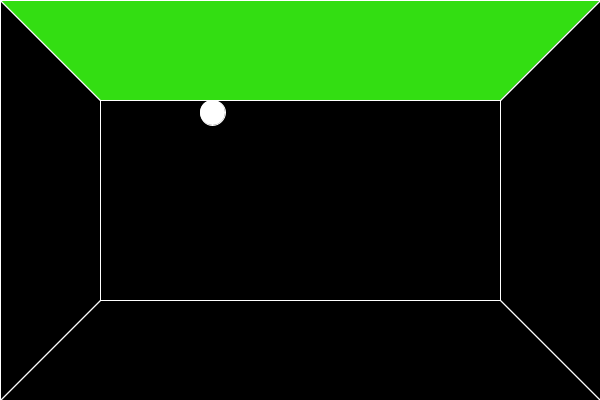
Frame 1 (no input)
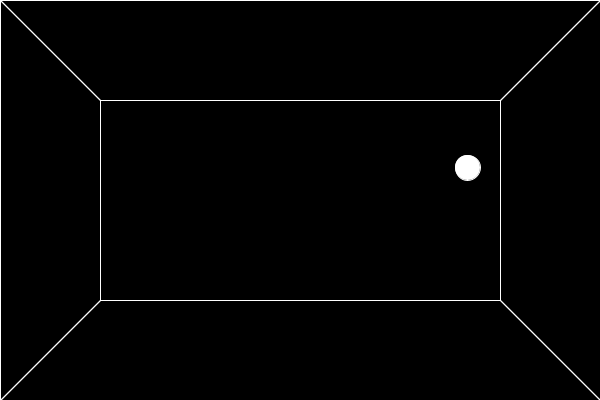
Frame 60 (the mouse pressed at the canvas centre just before this capture)
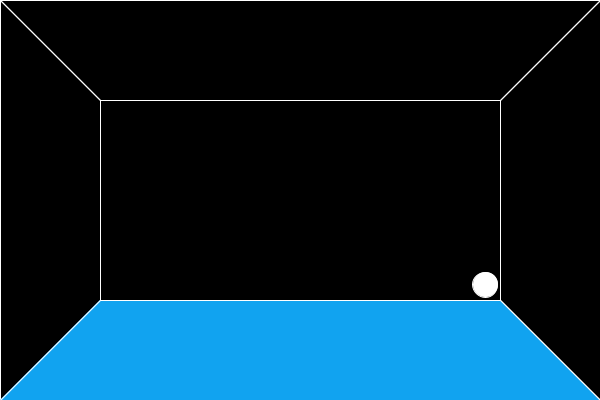
Frame 120 (the mouse held since frame 60 and released just before this capture)

The Processing sketch that drew these frames (run headless with seeded random() and noise(); from frame 60 on, the mouse is pressed at the canvas centre):

// Processing sketch: processing_182791
// ── processing_182791.pde

float dif = 100;
float mida = 25;
float posicioX = 200; 
float posicioY = 100;
float velocitatX = 5;
float velocitatY = 5;

void setup() {
  size(600, 400);
  ellipseMode(CORNER);
  }

void draw() {
  background(0);
  stroke(255);
  noFill();
  rect(dif, dif, width-200, height-200);
  fill(255);
  ellipse(posicioX, posicioY, mida, mida);
  //MOVIMENT
  posicioX = posicioX + velocitatX;
  posicioY = posicioY + velocitatY;
  if (posicioX >= width-125 || posicioX <= 0+dif) {
    velocitatX = -velocitatX;
  }
  if (posicioY >= height-125 || posicioY <= 0+dif) {
    velocitatY = -velocitatY;
  }
  //COLOR
  noFill();
  quad(0, 0, dif, dif, dif, height-dif, 0, height);
  quad(0, 0, width, 0, width-dif, dif, dif, dif);
  quad(width, 0, width, height, width-dif, height-dif, width-dif, dif);
  quad(width, height, 0, height, dif, height-dif, width-dif, height-dif);
  if (posicioX <= width*1/6+(mida-10)) {
    fill(255, 243, 3); //Groc
    quad(0, 0, dif, dif, dif, height-dif, 0, height);
  } else if (posicioY <= height*2/6-mida) {
    fill(51, 222, 18); //Verd
    quad(0, 0, width, 0, width-dif, dif, dif, dif);
  } else if (posicioY >= height-dif-mida-10) { 
    fill(17, 163, 240); //Blau
    quad(width, height, 0, height, dif, height-dif, width-dif, height-dif);
  } else if (posicioX >= width*5/6-(mida+10)) { 
    fill(240, 19, 38); //Vermell
    quad(width, 0, width, height, width-dif, height-dif, width-dif, dif);
  }
}

void mousePressed() {
  posicioX = mouseX;
  posicioY = mouseY;
  velocitatX = random (-10, 10);
  velocitatY = random (-10, 10);
}
